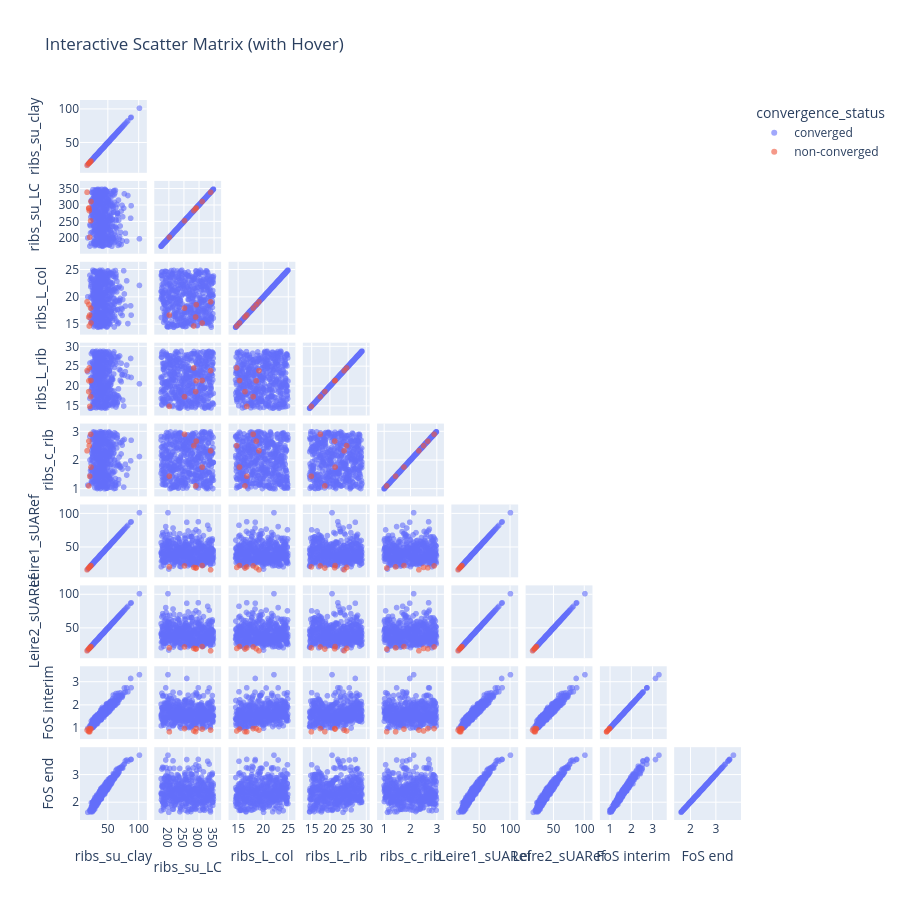

Write notebook code for a chart like this one.
### Markdown cell above
### EDA

### Code cell
Combiner.analyse_corr(debug=True)

### Figure 1 — Plotly figure (JSON) as saved in the notebook; plotly's stock layout.template omitted (floating-point values rounded to 4 significant figures; data arrays with more than 128 entries replaced by an {"elided": "..."} marker saying what was removed)
{"data": [{"diagonal": {"visible": true}, "dimensions": [{"axis": {"matches": true}, "label": "ribs_su_clay", "values": {"elided": "493 float values"}}, {"axis": {"matches": true}, "label": "ribs_su_LC", "values": {"elided": "493 float values"}}, {"axis": {"matches": true}, "label": "ribs_L_col", "values": {"elided": "493 float values"}}, {"axis": {"matches": true}, "label": "ribs_L_rib", "values": {"elided": "493 float values"}}, {"axis": {"matches": true}, "label": "ribs_c_rib", "values": {"elided": "493 float values"}}, {"axis": {"matches": true}, "label": "Leire1_sUARef", "values": {"elided": "493 float values"}}, {"axis": {"matches": true}, "label": "Leire2_sUARef", "values": {"elided": "493 float values"}}, {"axis": {"matches": true}, "label": "FoS interim", "values": {"elided": "493 float values"}}, {"axis": {"matches": true}, "label": "FoS end", "values": {"elided": "493 float values"}}], "hovertemplate": "convergence_status=converged<br>%{xaxis.title.text}=%{x}<br>%{yaxis.title.text}=%{y}<extra></extra>", "legendgroup": "converged", "marker": {"color": "#636efa", "opacity": 0.6, "symbol": "circle"}, "name": "converged", "showlegend": true, "showupperhalf": false, "type": "splom"}, {"diagonal": {"visible": true}, "dimensions": [{"axis": {"matches": true}, "label": "ribs_su_clay", "values": [16.33, 19.0, 20.65, 22.7, 19.3, 19.87, 22.13]}, {"axis": {"matches": true}, "label": "ribs_su_LC", "values": [340.3, 290.3, 202.8, 312.0, 292.5, 284.4, 253.3]}, {"axis": {"matches": true}, "label": "ribs_L_col", "values": [19.19, 16.39, 16.75, 15.29, 18.65, 14.74, 18.03]}, {"axis": {"matches": true}, "label": "ribs_L_rib", "values": [24.04, 18.73, 15.0, 21.55, 21.46, 24.73, 17.47]}, {"axis": {"matches": true}, "label": "ribs_c_rib", "values": [2.33, 1.1, 1.44, 1.76, 2.67, 2.51, 2.91]}, {"axis": {"matches": true}, "label": "Leire1_sUARef", "values": [16.33, 19.0, 20.65, 22.7, 19.3, 19.87, 22.13]}, {"axis": {"matches": true}, "label": "Leire2_sUARef", "values": [16.33, 19.0, 20.65, 22.7, 19.3, 19.87, 22.13]}, {"axis": {"matches": true}, "label": "FoS interim", "values": [0.9306, 0.859, 0.8558, 0.974, 0.9962, 0.8921, 0.9959]}, {"axis": {"matches": true}, "label": "FoS end", "values": [NaN, NaN, NaN, NaN, NaN, NaN, NaN]}], "hovertemplate": "convergence_status=non-converged<br>%{xaxis.title.text}=%{x}<br>%{yaxis.title.text}=%{y}<extra></extra>", "legendgroup": "non-converged", "marker": {"color": "#EF553B", "opacity": 0.6, "symbol": "circle"}, "name": "non-converged", "showlegend": true, "showupperhalf": false, "type": "splom"}], "layout": {"dragmode": "select", "height": 900, "hovermode": "closest", "legend": {"title": {"text": "convergence_status"}, "tracegroupgap": 0}, "title": {"text": "Interactive Scatter Matrix (with Hover)"}}}
